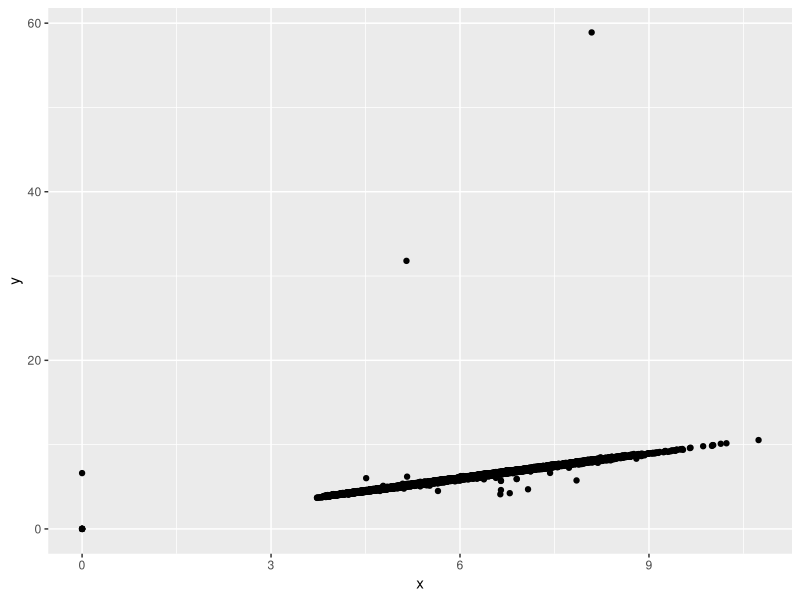
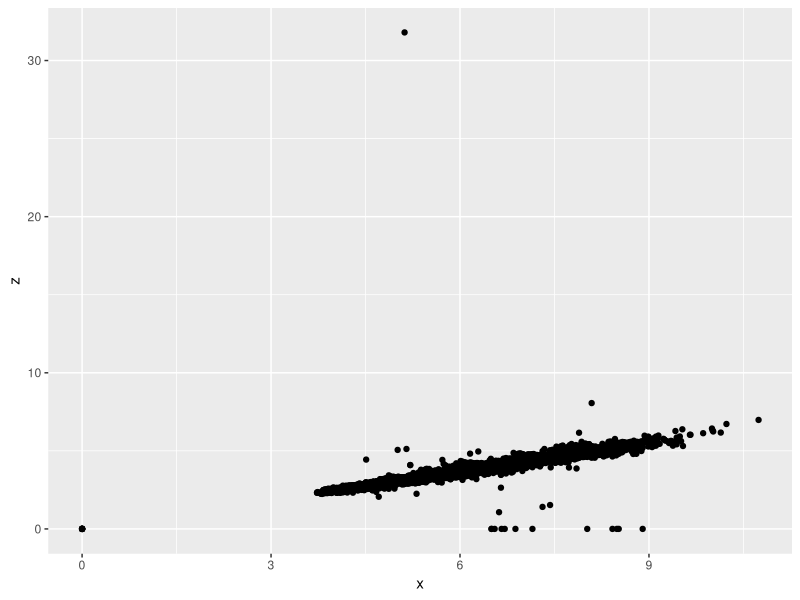
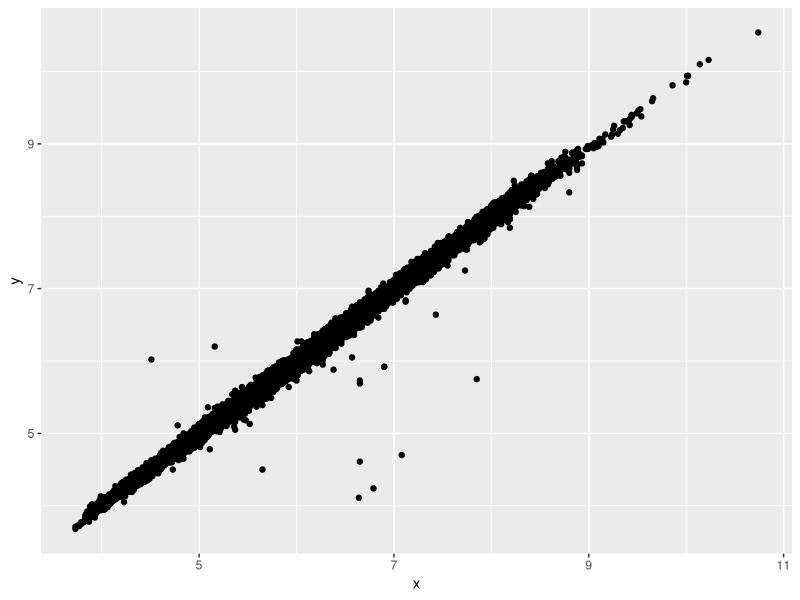
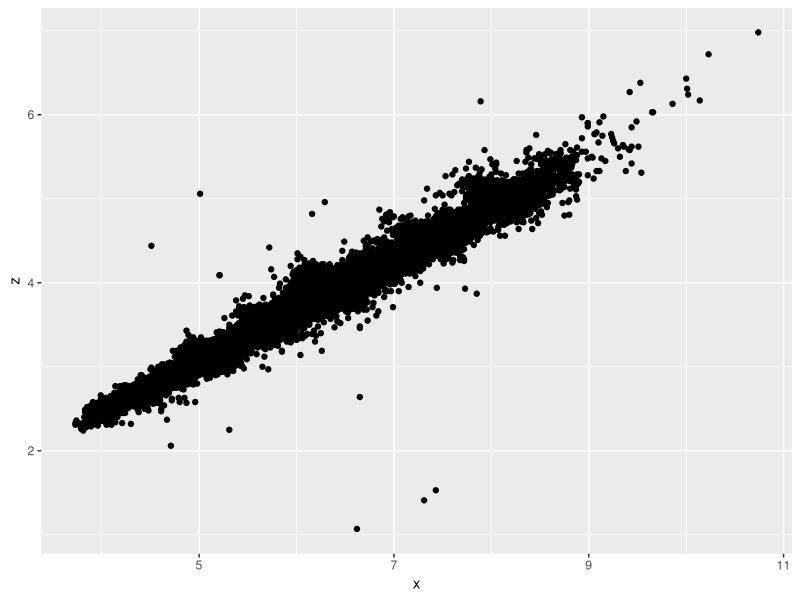
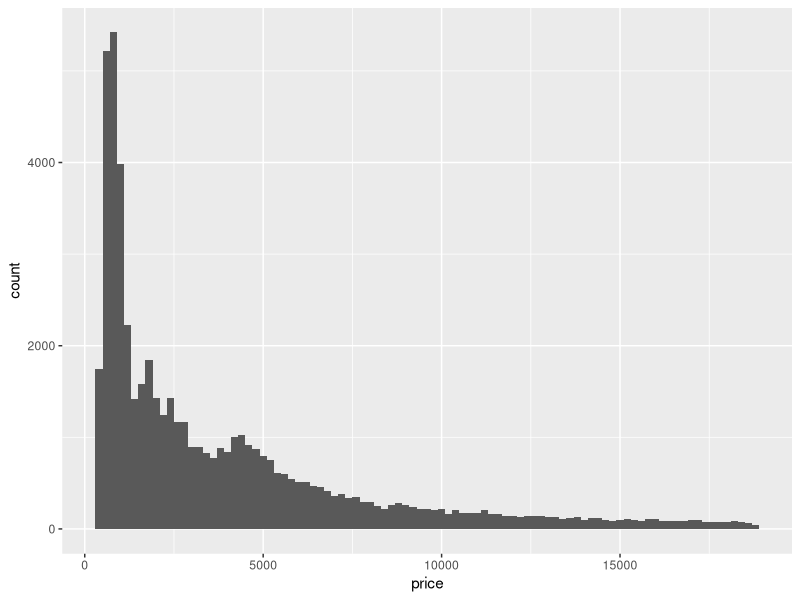
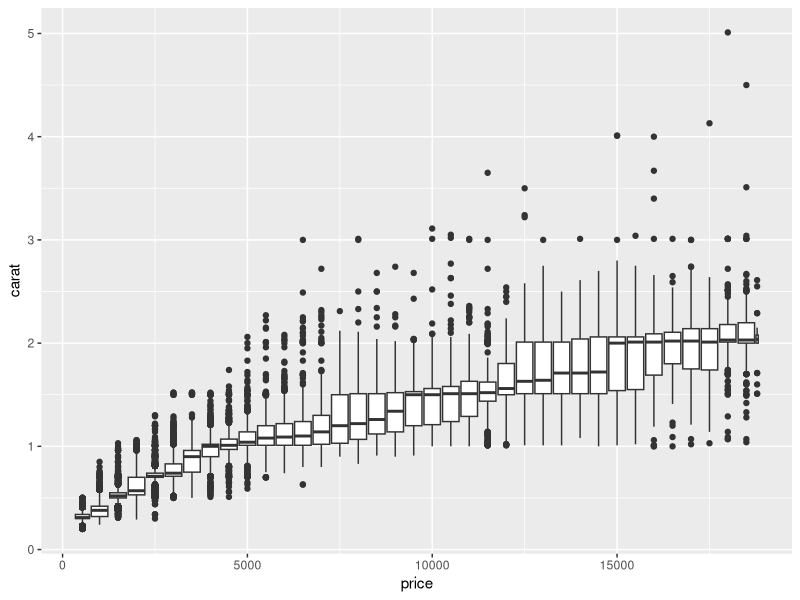
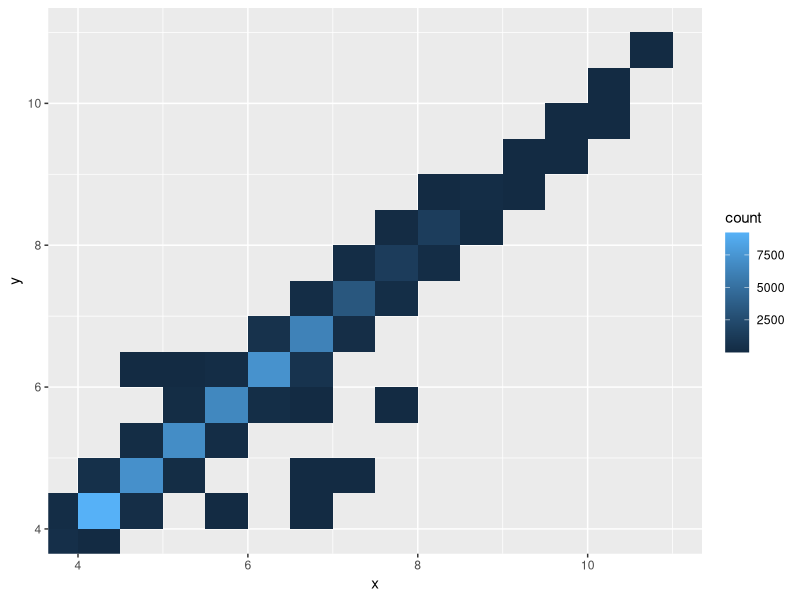

Here is the R script that generated these plots, in order:
## ---- chunk 1
library(tidyverse)
## ---- chunk 2
ggplot(diamonds, aes(x = x, y = y)) +
  geom_point()
## ---- chunk 3
ggplot(diamonds, aes(x = x, y = z)) +
  geom_point()
## ---- chunk 4
#Create a cleaned up data frame based on reasonable ranges for size dimensions
clean <- diamonds %>%
  filter(x > 0 & x < 11 & y > 0 & y <15 & z > 0 & z < 10)

ggplot(clean, aes(x = x, y = y)) +
  geom_point()
## ---- chunk 5
ggplot(clean, aes(x = x, y = z)) +
  geom_point()
## ---- chunk 6
ggplot(diamonds, aes(x = price)) + 
  geom_histogram(binwidth = 200)
## ---- chunk 7
ggplot(clean, aes(x = price, y = carat)) + 
  geom_boxplot(aes(group = cut_width(price, 500)))
## ---- chunk 8
ggplot(diamonds) +
  geom_bin2d(aes(x=x, y=y), binwidth = 0.5) +
  coord_cartesian(xlim = c(4, 11), ylim = c(4, 11))
